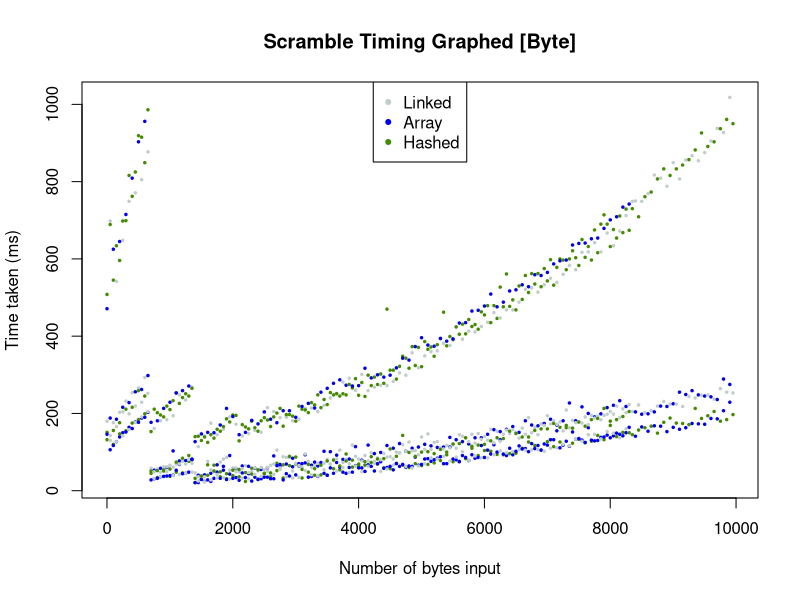
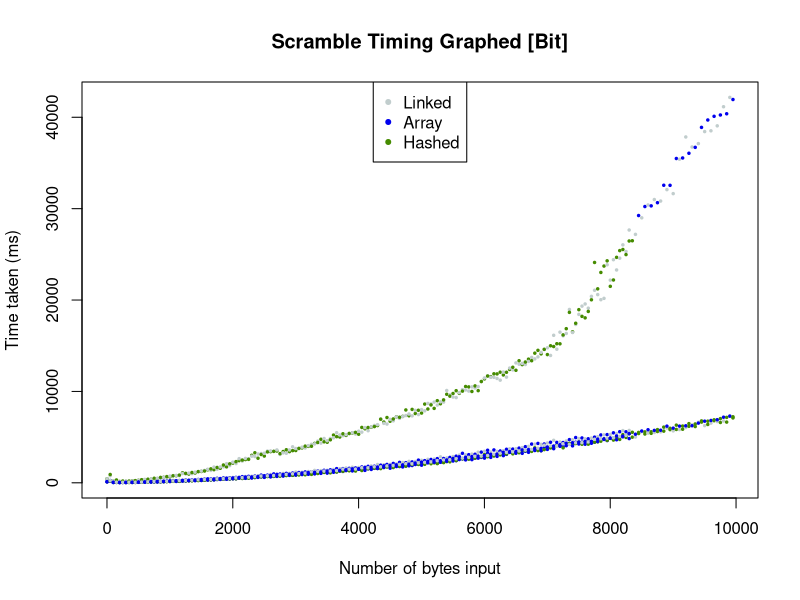
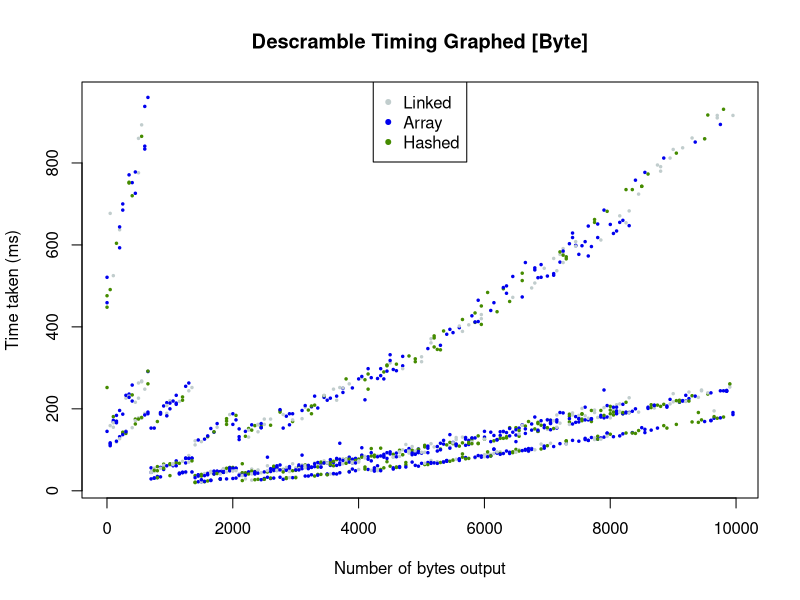
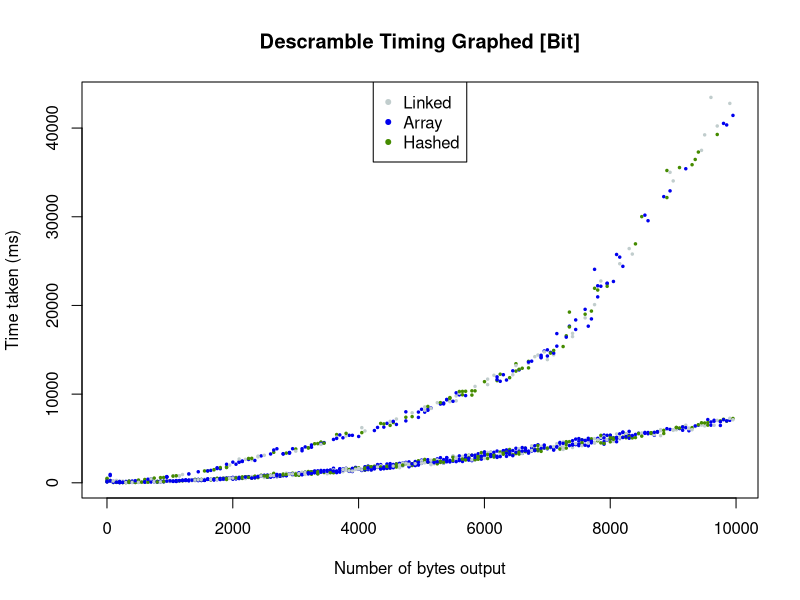

Here is the R script that generated these plots, in order:
## ---- chunk 1
knitr::opts_chunk$set(echo = TRUE)

# http://www.stat.columbia.edu/~tzheng/files/Rcolor.pdf
DEFAULT_COLOR = "black"
LINKED_COLOR = "azure3" # gray
ARRAY_COLOR = "blue2" # blue
HASHED_COLOR = "chartreuse4" # green
DEFAULT_PCH = 20
DEFAULT_CEX = .5



scramblingData = read.csv("data/scramblingResults.csv", header = TRUE)
descramblingData = read.csv("data/descramblingResults.csv", header = TRUE)

scramblingData$Color=DEFAULT_COLOR
scramblingData$Color[scramblingData$matrixMode=="linked"]=LINKED_COLOR
scramblingData$Color[scramblingData$matrixMode=="array"]=ARRAY_COLOR
scramblingData$Color[scramblingData$matrixMode=="hashed"]=HASHED_COLOR

descramblingData$Color=DEFAULT_COLOR
descramblingData$Color[descramblingData$matrixMode=="linked"]=LINKED_COLOR
descramblingData$Color[descramblingData$matrixMode=="array"]=ARRAY_COLOR
descramblingData$Color[descramblingData$matrixMode=="hashed"]=HASHED_COLOR


## ---- chunk 2

# SCRAMBLING
plot(
  scramblingData$numBytesIn[scramblingData$nodeMode=="byte"],
  scramblingData$Scrambling[scramblingData$nodeMode=="byte"],
  main="Scramble Timing Graphed [Byte]",
  xlab="Number of bytes input",
  ylab="Time taken (ms)",
  pch=DEFAULT_PCH,
  cex=DEFAULT_CEX,
  col=scramblingData$Color
)
legend(
  "top",
  legend=c("Linked", "Array", "Hashed"),
  col=c(LINKED_COLOR, ARRAY_COLOR, HASHED_COLOR),
  pch=DEFAULT_PCH
)

plot(
  scramblingData$numBytesIn[scramblingData$nodeMode=="bit"],
  scramblingData$Scrambling[scramblingData$nodeMode=="bit"],
  main="Scramble Timing Graphed [Bit]",
  xlab="Number of bytes input",
  ylab="Time taken (ms)",
  pch=DEFAULT_PCH,
  cex=DEFAULT_CEX,
  col=scramblingData$Color
)
legend(
  "top",
  legend=c("Linked", "Array", "Hashed"),
  col=c(LINKED_COLOR, ARRAY_COLOR, HASHED_COLOR),
  pch=DEFAULT_PCH
)


# DESCRAMBLING

plot(
  descramblingData$numBytesOut[descramblingData$nodeMode=="byte"],
  descramblingData$Descrambling[descramblingData$nodeMode=="byte"],
  main="Descramble Timing Graphed [Byte]",
  xlab="Number of bytes output",
  ylab="Time taken (ms)",
  pch=DEFAULT_PCH,
  cex=DEFAULT_CEX,
  col=descramblingData$Color
)
legend(
  "top",
  legend=c("Linked", "Array", "Hashed"),
  col=c(LINKED_COLOR, ARRAY_COLOR, HASHED_COLOR),
  pch=DEFAULT_PCH
)

plot(
  descramblingData$numBytesOut[descramblingData$nodeMode=="bit"],
  descramblingData$Descrambling[descramblingData$nodeMode=="bit"],
  main="Descramble Timing Graphed [Bit]",
  xlab="Number of bytes output",
  ylab="Time taken (ms)",
  pch=DEFAULT_PCH,
  cex=DEFAULT_CEX,
  col=descramblingData$Color
)
legend(
  "top",
  legend=c("Linked", "Array", "Hashed"),
  col=c(LINKED_COLOR, ARRAY_COLOR, HASHED_COLOR),
  pch=DEFAULT_PCH
)
